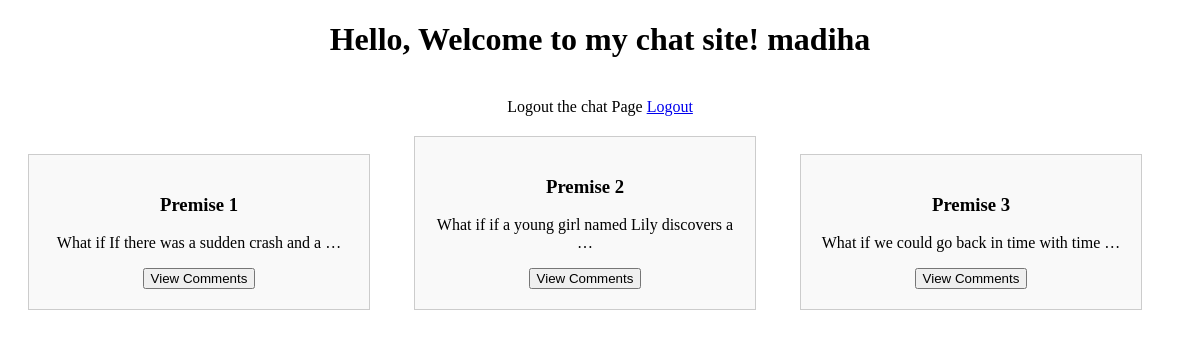
The app's page / (signed in), older data.
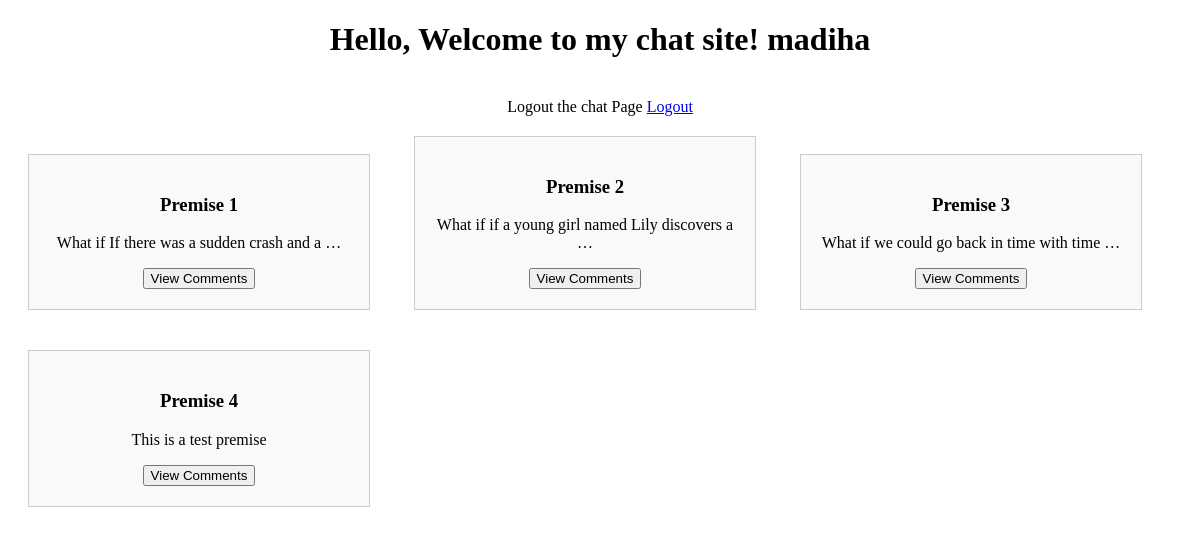
The same page, newer data.
### posts/models.py (models this page shows, shortened)
class Premise(models.Model):
    id = models.UUIDField(primary_key=True, default=uuid.uuid4, editable=False)
    text =  models.TextField()
    created_by = models.ForeignKey(User, on_delete=models.CASCADE)
    created_at = models.DateTimeField(auto_now_add=True)
    updated_at = models.DateTimeField(auto_now=True)

### posts/views.py (the view)
# urls.py: path('', views.premise_list, name='premise_list'),
def premise_list(request, *args, **kwargs):
    if not request.user.is_authenticated:
        return redirect("login-user")
    premises = Premise.objects.all()
    for premise in premises:
        premise.comments = Comment.objects.filter(premise=premise)
    context = {
        'premises': premises
    }
    return render(request, "posts/post_detail.html", context)

### posts/templates/posts/post_detail.html (shortened to what this page needs)
<!DOCTYPE html>
<html lang="en">
<head>
</head>
<body>
  <center>
    <h1>Hello, Welcome to my chat site! {{ request.user }}</h1>
  </center>
  <br />
  {% if request.user.is_authenticated %}
  <center>
    Logout the chat Page <a href="{% url 'logout-user' %}">Logout</a>
  </center>
  {% endif %}
  <div id="premise_container">
    {% for premise in premises %}
    <div class="premise__card" data-premise-id="{{ premise.id }}">
      <h3>Premise {{ forloop.counter }}</h3>
      <p>{{ premise.text|truncatewords:10 }}</p>
      <button class="open_modal">View Comments</button>
    </div>
    {% endfor %}
  </div>
</body>
</html>

Row changes from the older to the newer data that the page shows:
added Premise: text "This is a test premise"
